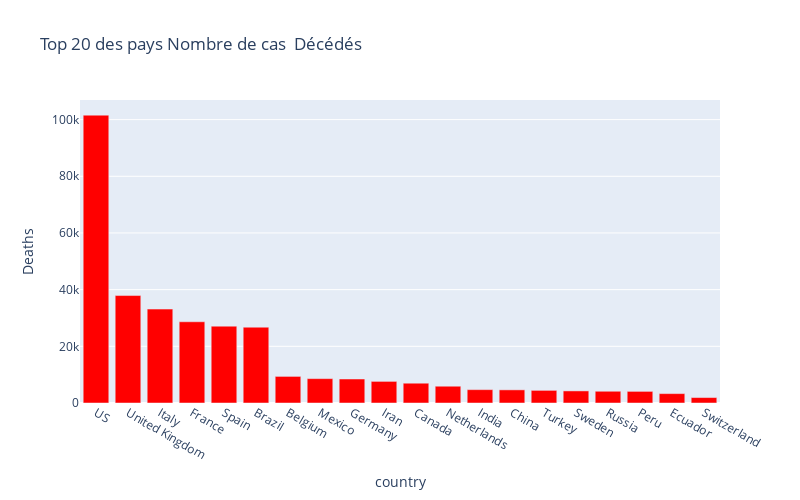

Notebook code for this chart:
### Code cell
pays_trie = pays_df.sort_values('Deaths', ascending=False)
display(HTML("<h3 style = 'background-color: #504e4e; padding: 40px '> Top 20 des pays Covid-19(Cas Décédés)</h3>"))
px.bar(
    pays_trie.head(20),
    x = "country",
    y = "Deaths",
    title= "Top 20 des pays Nombre de cas  Décédés", 
    color_discrete_sequence=["red"], 
    height=500,
    width=800
)

### Figure 1 — Plotly figure (JSON) as saved in the notebook; plotly's stock layout.template omitted (floating-point values rounded to 4 significant figures)
{"data": [{"alignmentgroup": "True", "hovertemplate": "country=%{x}<br>Deaths=%{y}<extra></extra>", "legendgroup": "", "marker": {"color": "red"}, "name": "", "offsetgroup": "", "orientation": "v", "showlegend": false, "textposition": "auto", "type": "bar", "x": ["US", "United Kingdom", "Italy", "France", "Spain", "Brazil", "Belgium", "Mexico", "Germany", "Iran", "Canada", "Netherlands", "India", "China", "Turkey", "Sweden", "Russia", "Peru", "Ecuador", "Switzerland"], "xaxis": "x", "y": [101573, 37919, 33142, 28665, 27119, 26754, 9388, 8597, 8470, 7627, 6982, 5922, 4711, 4638, 4461, 4266, 4142, 4099, 3313, 1919], "yaxis": "y"}], "layout": {"barmode": "relative", "height": 500, "legend": {"tracegroupgap": 0}, "title": {"text": "Top 20 des pays Nombre de cas  Décédés"}, "width": 800, "xaxis": {"anchor": "y", "domain": [0, 1], "title": {"text": "country"}}, "yaxis": {"anchor": "x", "domain": [0, 1], "title": {"text": "Deaths"}}}}
